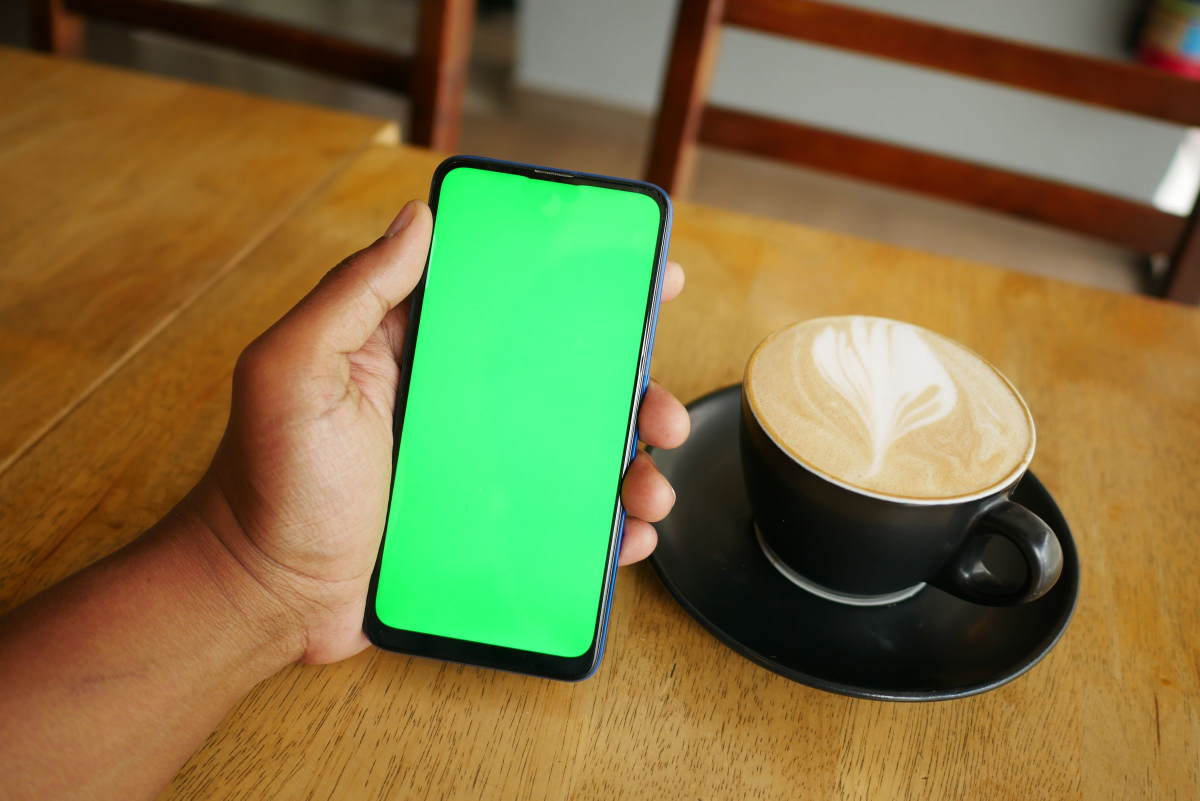
#> input picture brand/photos/originals/hand-phone-cafe.jpg, 2400 x 1601 px (shown at 1/2 size)
$ python -i place-artwork.py   (imports and definitions only)
#> lines starting #> are read from the running program, lines starting #| are printed output that depends on the picture; after the words box and inside, x2 and y2 are one past the last pixel; in counts of white or black regions, pixels touching at a corner belong together
#> further down, picture is the input picture: shape (1601, 2400, 3); mean B, G, R 66.1, 116.1, 127
# يركّب صورة (تصميم طباعة PNG أو شعار SVG) داخل صورة حقيقية بالمنظور — الأداة الثابتة لـ GM-054 و GM-057.
# الاستخدام:
#   شاشة جوال خضرا (يلقى المكان لحاله):
#     python tools/place-artwork.py --photo brand/photos/originals/hand-phone-cafe.jpg --green \
#       --art website/assets/brand/logo-stack.svg --canvas "#FAF7F2" --art-scale 0.52 --glare 0.06 \
#       --out brand/photos/originals/hand-phone-cafe-logo.jpg
#   لوحة أو ستاند على جدار/طاولة (أربع زوايا بالبكسل: فوق يمين الصورة؟ لا — الترتيب دايماً: فوق يسار، فوق يمين، تحت يمين، تحت يسار):
#     python tools/place-artwork.py --photo <صورة المكان> --art website/assets/print/checkout-sign.png \
#       --quad "812,402 1190,410 1186,690 808,684" --shadow 0.35 --glare 0.04 --out <الناتج.jpg>
#   تصميم على كرت أبيض موجود في الصورة (ستاند أكريليك، برواز فيه ورقة): --fit contain --blend multiply
#     التصميم يدخل الكرت بنسبته (بدون مط)، والباقي أبيض، وبعدين «ضرب» في الصورة: الأبيض = الصورة نفسها بالضبط
#     (نفس الإضاءة والظل والانعكاس والحبيبات)، والحبر ياخذ إضاءة المكان. فالتركيب ما يبان، ودقة الزوايا ±2px ما تفرق.
#     python tools/place-artwork.py --photo <المشهد> --art website/assets/print/restaurant-stand.png \
#       --quad "1001.6,431 1427.5,431 1427.5,1103.9 1011.3,1130.9" --fit contain --blend multiply --soften 0.6 --out <الناتج.webp>
#   الوصفة الكاملة لمشاهد الموقع: brand/photos/composites/README.md
# القواعد (GM-054): لو التركيب بان إنه مركّب، نرجع للأبسط (صورة المكان والمنتج جنبها أصغر). المدير الفني يحكم (9/10).
# يحتاج: opencv-python و numpy و Pillow، و Edge أو Chrome لرسم SVG.
import argparse, os, pathlib, subprocess, tempfile
import numpy as np
import cv2

BROWSERS = [r"C:\Program Files (x86)\Microsoft\Edge\Application\msedge.exe",
            r"C:\Program Files\Microsoft\Edge\Application\msedge.exe",
            r"C:\Program Files\Google\Chrome\Application\chrome.exe"]


# [28 lines left out: functions render_svg, resize_rgba, not called in this run]


def green_quad(photo):
    b, g, r = [photo[..., i].astype(int) for i in range(3)]
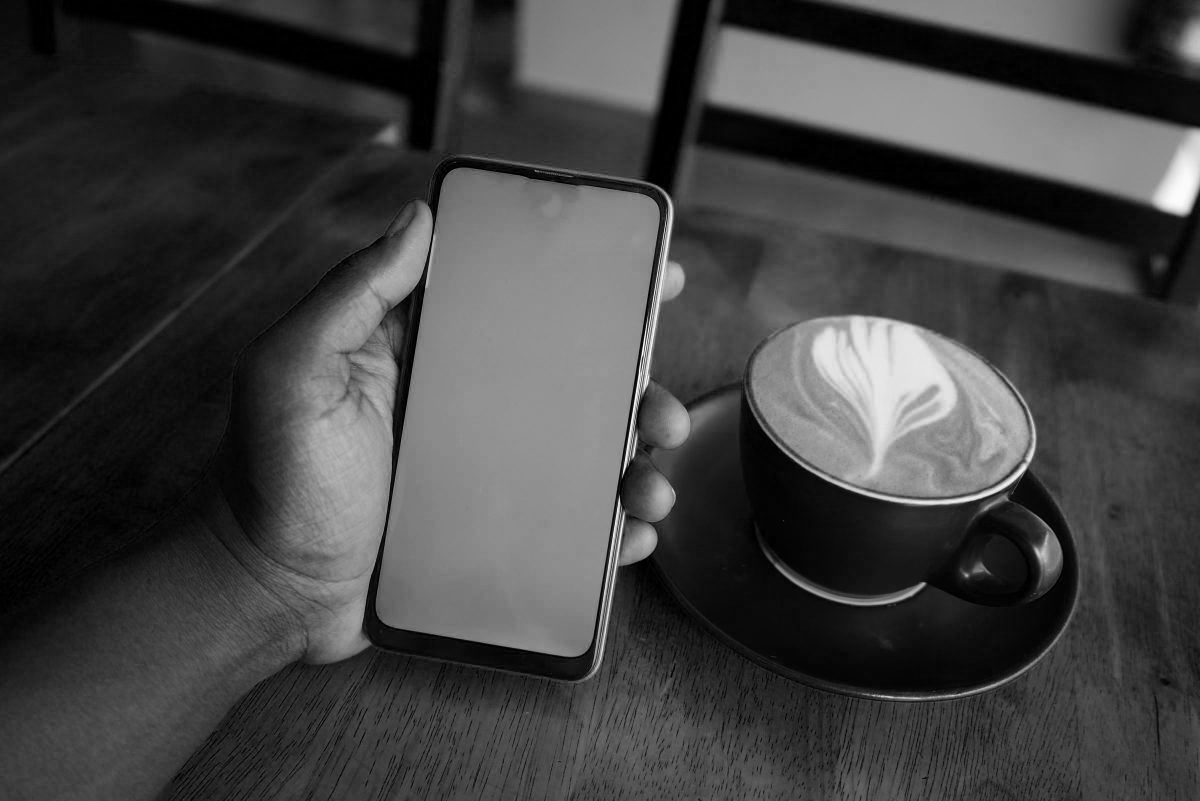
#> b: shape (1601, 2400) int64 (shown at 1/2 size); min 0, max 255, mean 66.1
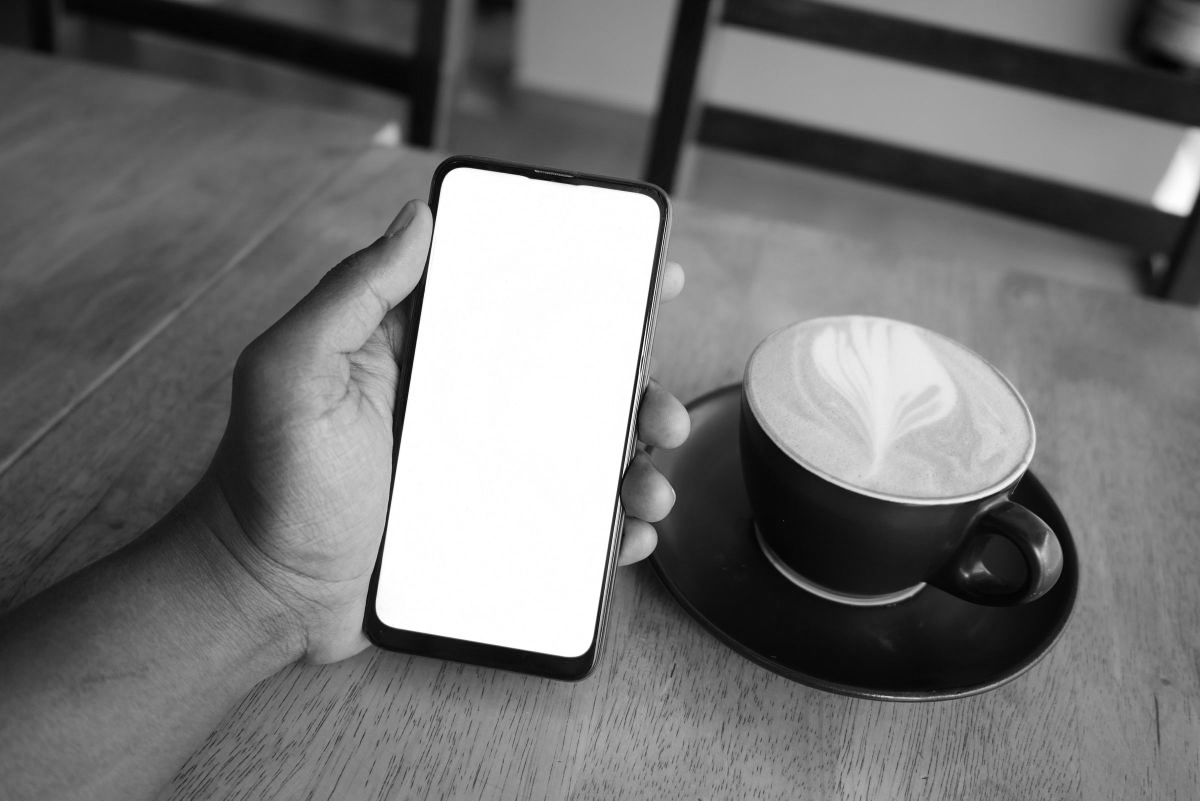
#> g: shape (1601, 2400) int64 (shown at 1/2 size); min 0, max 255, mean 116.1
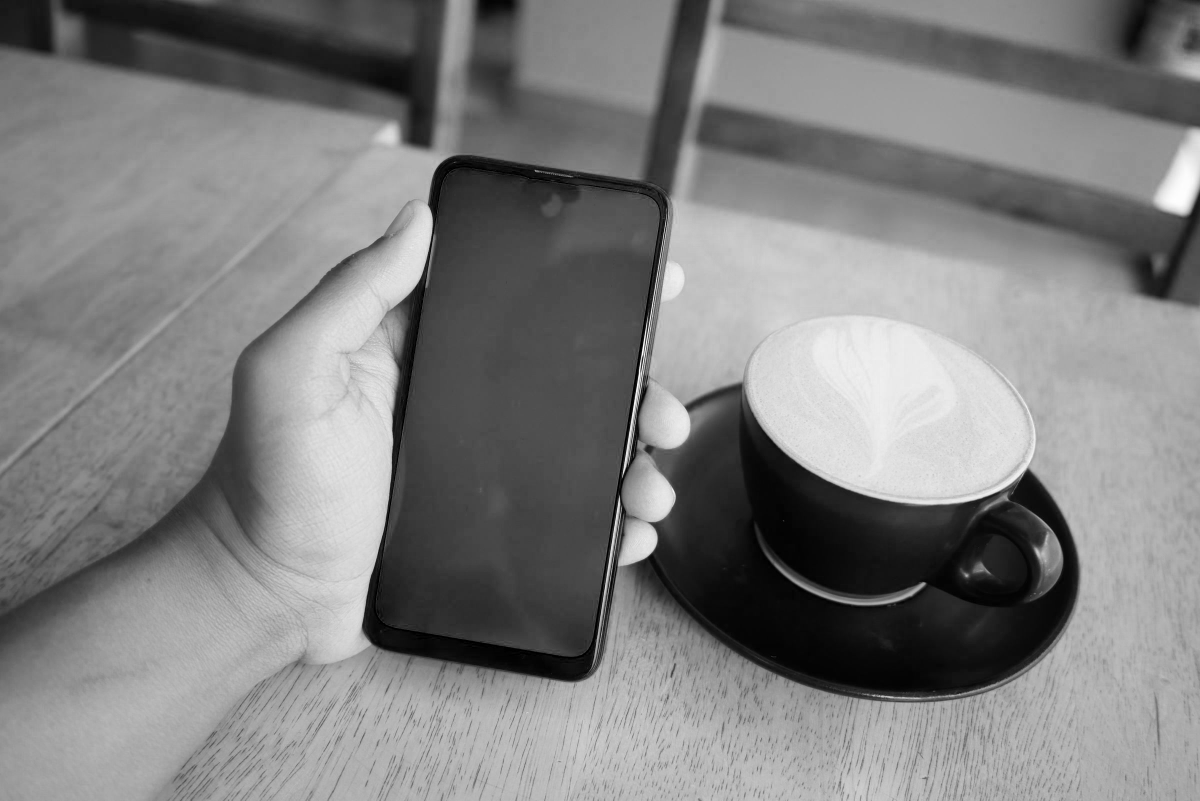
#> r: shape (1601, 2400) int64 (shown at 1/2 size); min 0, max 255, mean 127
    mask = ((g > 120) & (g > r + 50) & (g > b + 50)).astype(np.uint8) * 255
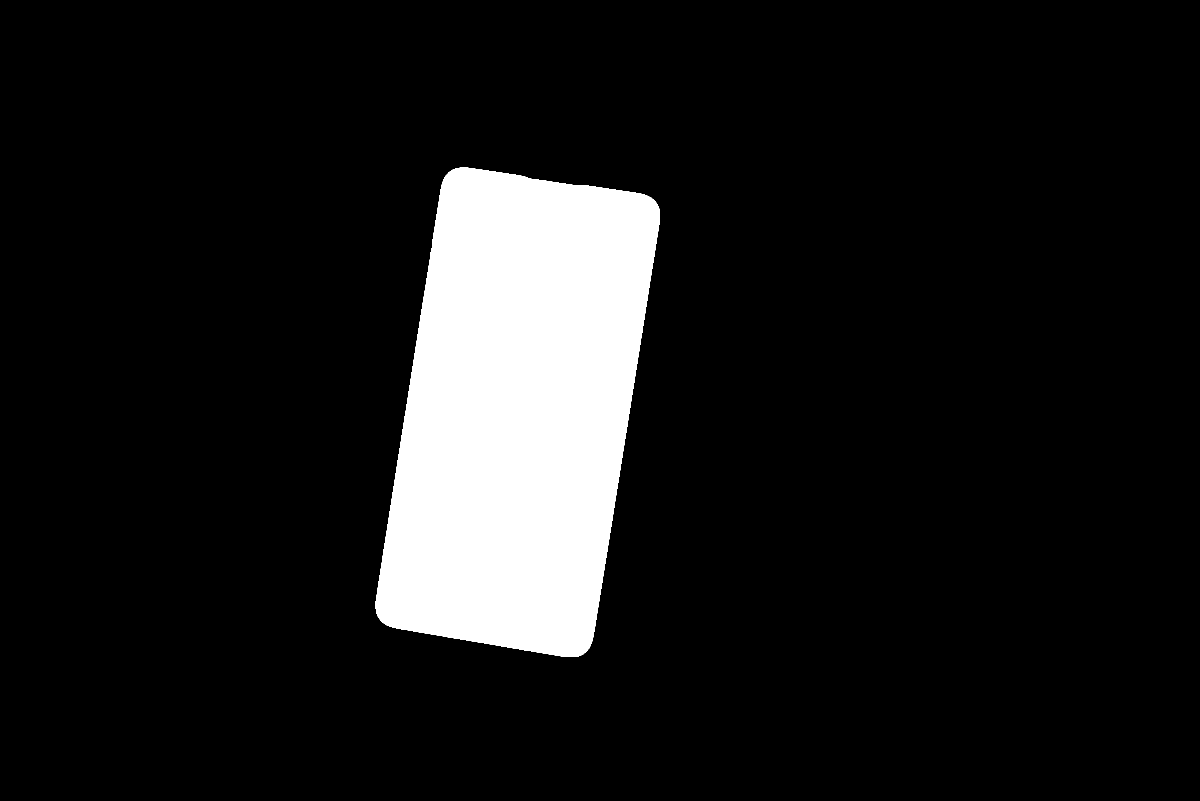
#> mask: shape (1601, 2400) (shown at 1/2 size); 10.7% white; 1 white region
    mask = cv2.morphologyEx(mask, cv2.MORPH_CLOSE, np.ones((9, 9), np.uint8))
    cnts, _ = cv2.findContours(mask, cv2.RETR_EXTERNAL, cv2.CHAIN_APPROX_SIMPLE)
#> cnts = 1 contour; box (x1, y1, x2, y2) and area: (751, 335, 1320, 1314) 410864
    if not cnts:
        raise SystemExit("ما لقيت شاشة خضرا في الصورة")
    box = cv2.boxPoints(cv2.minAreaRect(max(cnts, key=cv2.contourArea)))
#> box = [[1180, 1321.4], [742.2, 1252], [889.2, 324.4], [1327, 393.8]]
    s, d = box.sum(1), np.diff(box, axis=1).ravel()
#> s = [2501.4, 1994.2, 1213.6, 1720.7]; d = [141.4, 509.8, -564.8, -933.2]
    return np.float32([box[np.argmin(s)], box[np.argmin(d)], box[np.argmax(s)], box[np.argmax(d)]]), mask


# [94 lines left out: function main, not called in this run]


# [6 lines not run here, left out]

>>> import cv2
>>> picture = cv2.imread('../brand/photos/originals/hand-phone-cafe.jpg')
>>> result = green_quad(picture)
